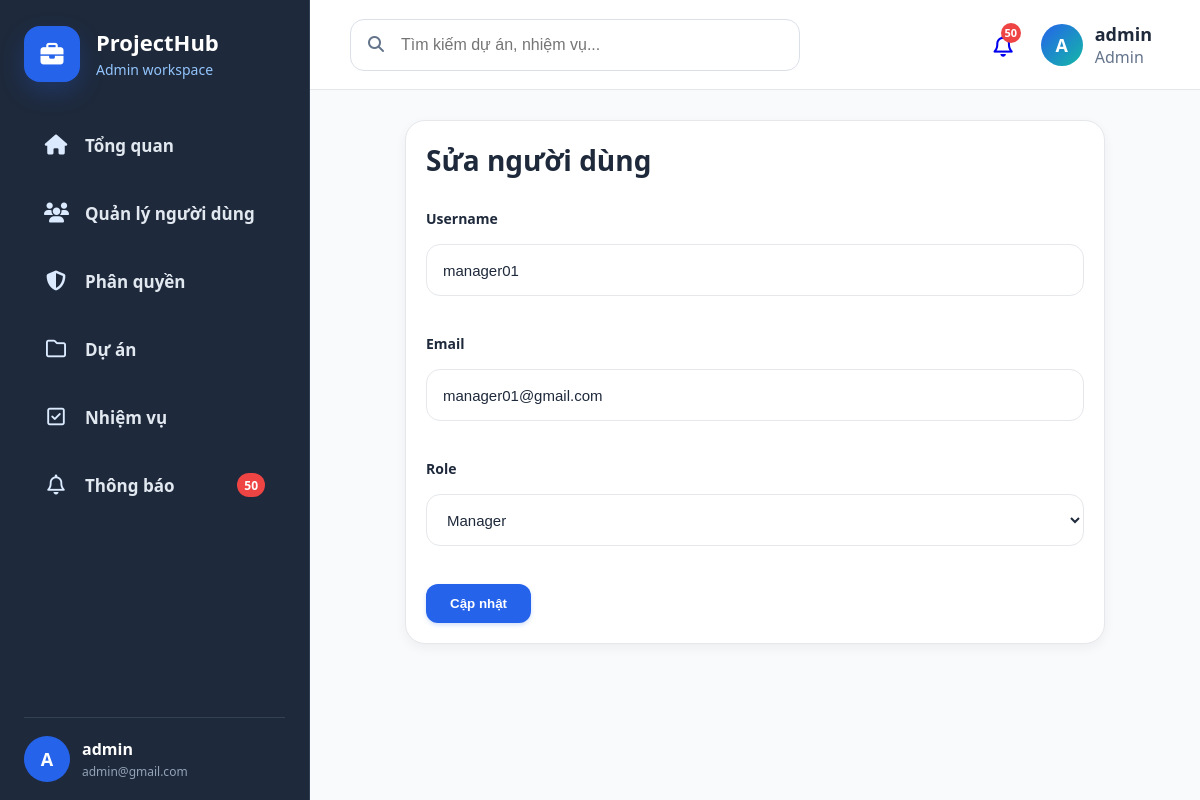
Page /index.php?page=edit-user&id=2 (signed in) on the committed database.
### tables this page shows
CREATE TABLE `users` (
  `user_id` int(11) NOT NULL,
  `username` varchar(50) NOT NULL,
  `email` varchar(120) NOT NULL,
  `phone` varchar(20) DEFAULT NULL,
  `address` varchar(255) DEFAULT NULL,
  `password` varchar(255) NOT NULL,
  `role_id` int(11) NOT NULL,
  `status` varchar(20) NOT NULL DEFAULT 'active',
  `refresh_token` varchar(255) DEFAULT NULL,
  `token_expired_at` datetime DEFAULT NULL,
  `created_at` timestamp NOT NULL DEFAULT current_timestamp(),
  `updated_at` timestamp NOT NULL DEFAULT current_timestamp() ON UPDATE current_timestamp(),
  `is_deleted` tinyint(1) NOT NULL DEFAULT 0
);

### models/user.php (called while the page is built, shortened)
<?php
require_once __DIR__ . '/../config/database.php';
class User
{
    private $conn;
    public function __construct()
    {
        $db = new Database();
        $this->conn = $db->connect();
        $this->ensureStatusColumn();
        $this->ensureProfileColumns();
    }
    private function ensureStatusColumn()
    {
        try {
            $stmt = $this->conn->prepare("SHOW COLUMNS FROM users LIKE 'status'");
            $stmt->execute();
        } catch (PDOException $e) {
        }
    }
    private function ensureProfileColumns()
    {
        try {
            $stmt = $this->conn->prepare("SHOW COLUMNS FROM users LIKE 'phone'");
            $stmt->execute();
            $stmt = $this->conn->prepare("SHOW COLUMNS FROM users LIKE 'address'");
            $stmt->execute();
        } catch (PDOException $e) {
        }
    }
    public function find($id)
    {
        $sql = "
            SELECT
                u.*,
                COALESCE(u.status, 'active') AS status,
                r.name AS role_name,
                r.role_code
            FROM users u
            LEFT JOIN roles r
                ON u.role_id = r.role_id
            WHERE u.user_id = ?
              AND u.is_deleted = 0
            LIMIT 1
        ";
        $stmt = $this->conn->prepare($sql);
        $stmt->execute([$id]);
        return $stmt->fetch(PDO::FETCH_ASSOC);
    }
}

### config/database.php (called while the page is built, shortened)
<?php
class Database
{
    private $host = "localhost";
    private $dbname = "project_management";
    private $username = "root";
    private $password = "";
    public function connect()
    {
        $this->conn = null;
        try {
            $this->conn = new PDO(
                "mysql:host={$this->host};dbname={$this->dbname};charset=utf8",
                $this->username,
                $this->password
            );
            $this->conn->setAttribute(
                PDO::ATTR_ERRMODE,
                PDO::ERRMODE_EXCEPTION
            );
            $this->conn->setAttribute(
                PDO::ATTR_EMULATE_PREPARES,
                true
            );
        } catch(PDOException $e) {
            die("Database Error: " . $e->getMessage());
        }
        return $this->conn;
    }
}

### controllers/userController.php (called while the page is built, shortened)
<?php
require_once __DIR__ . '/../models/user.php';
class UserController
{
    private $model;
    public function __construct()
    {
        $this->model = new User();
    }
    public function edit($id)
    {
        return $this->model->find($id);
    }
}

### views/users/edit.php (the view, shortened to what this page needs)
<?php
require_once 'controllers/userController.php';
$controller = new UserController();
$user = $controller->edit($_GET['id']);
?>
<div class="edit-user-page">
    <div class="edit-user-container">
        <h2 class="edit-user-title">
            Sửa người dùng
        </h2>
        <form
            class="edit-user-form"
            method="POST"
            action="index.php?action=updateUser&id=<?= $user['user_id'] ?>">
            <div class="form-group">
                <label>Username</label>
                <input
                    type="text"
                    name="username"
                    value="<?= htmlspecialchars($user['username']) ?>">
            </div>
            <div class="form-group">
                <label>Email</label>
                <input
                    type="email"
                    name="email"
                    value="<?= htmlspecialchars($user['email']) ?>">
            </div>
            <div class="form-group">
                <label>Role</label>
                <select name="role_id">
                    <option value="2"
                        <?= $user['role_id']==2 ? 'selected' : '' ?>>
                        Manager
                    </option>
                </select>
            </div>
            <button type="submit" class="btn-submit">
                Cập nhật
            </button>
        </form>
    </div>
</div>

### assets/css/main.css (style rules this page uses)
* { margin:0; padding:0; box-sizing:border-box; }
html, body { font-family: "Segoe UI", sans-serif; background:#f5f7fb; }
:root { --bg-app: #f8fafc; --bg-card: #ffffff; --text-main: #1e293b; --text-sub: #64748b; --border-color: #e5e7eb; --bg-input: #ffffff; }
body, .page-container, .stat-card, .chart-card, .table-card, .notification-card, .role-card, .task-card, .user-card, .permission-card, h1, h2, h3, h4, p, span, div, table, th, td, input, select, textarea, .notification-content h3, .notification-content p { transition: background-color 0.3s ease, color 0.3s ease, border-color 0.3s ease, box-shadow 0.3s ease; }
body { background-color: var(--bg-app); color: var(--text-main); }
.task-search input, .search-user input, #taskFilter, #roleFilter, #themeSelect, #langSelect, .form-group input { background-color: var(--bg-input) !important; color: var(--text-main) !important; border: 1px solid var(--border-color) !important; }
.form-group label { display: block; margin-bottom: 8px; font-size: 14px; font-weight: 600; color: var(--text-main); }
.form-group input, .form-group textarea, .form-group select { background: var(--bg-input) !important; color: var(--text-main) !important; border: 1px solid var(--border-color) !important; }

### assets/css/users.css (style rules this page uses)
.btn-submit { background-color: #2563eb; color: #ffffff; box-shadow: 0 2px 4px rgba(37, 99, 235, 0.2); }

### assets/css/modal.css (style rules this page uses)
.form-group { margin-bottom:18px; }
.form-group label { display:block; margin-bottom:8px; font-weight:600; }
.form-group input, .form-group select { width:100%; height:50px; border:1px solid #ddd; border-radius:12px; padding:0 15px; }

### assets/css/settings.css (style rules this page uses)
.form-group { margin-bottom:18px; }
.form-group label { display:block; margin-bottom:8px; font-weight:600; }
.form-group input { width:100%; height:50px; border:1px solid #d1d5db; border-radius:12px; padding:0 15px; }

### views/users/edit.php (style rules this page uses)
.edit-user-container { background: var(--card-bg, #ffffff); max-width: 700px; margin: 7.5rem auto; padding: 20px; border-radius: 20px; border: 1px solid var(--border-color, #e2e8f0); box-shadow: 0 4px 12px rgba(0,0,0,.05); }
.edit-user-title { font-size: 28px; font-weight: 700; margin-bottom: 30px; }
.edit-user-form { display:flex; flex-direction:column; gap:20px; }
.edit-user-form .form-group { display:flex; flex-direction:column; gap:8px; }
.edit-user-form label { font-size:14px; font-weight:600; }
.edit-user-form input, .edit-user-form select { width:100%; height:52px; border:1px solid #dbe3ee; border-radius:14px; padding:0 16px; font-size:15px; outline:none; background: var(--input-bg, #ffffff); color: var(--text-color, #0f172a); }
.btn-submit { width:max-content; border:none; background:#2563eb; color:white; padding:12px 24px; border-radius:12px; font-weight:600; cursor:pointer; transition:.2s; }

### rows in the picture
users: username "manager01", email "manager01@gmail.com", role_id "Manager"

### other values in the picture
$adminNotificationCount "50"
$initial "A"
$username "admin"
$email "admin@gmail.com"
$topbarNotificationCount "50"
$avatarInitial "A"
$roleName "Admin"
